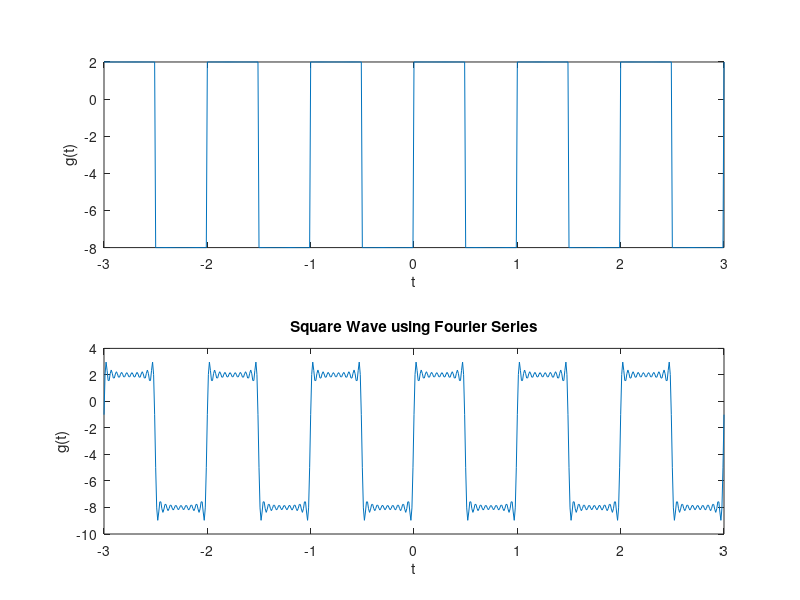

Write MATLAB code to recreate this figure.
t = -3 : 0.01 : 3;f = 1;a = 5;b = -3;sqr = @ (t) a * square(2 * pi * f * t) + b;g_t = sqr(t);subplot(2, 1, 1);plot(t, g_t);xlabel('t');ylabel('g(t)');%fourier seriesT = 0 : 0.01 : 1;g_T = sqr(T);m_options = [1 5 10 20 50];m = m_options(4);Ao = 2 * trapz(T, g_T);A = zeros(1, m);B = zeros(1, m);S = Ao / 2;for i = 1 : m    A(i) = 2 * trapz(T, g_T .* cos( (2 * pi * i * f) .* T ));    B(i) = 2 * trapz(T, g_T .* sin( (2 * pi * i * f) .* T ));    S += (A(i) .* cos( (2 * pi * i * f) .* t ) +          B(i) .* sin( (2 * pi * i * f) .* t ));endforsubplot(2, 1, 2);plot(t, S);title("Square Wave using Fourier Series");xlabel("t");ylabel("g(t)");